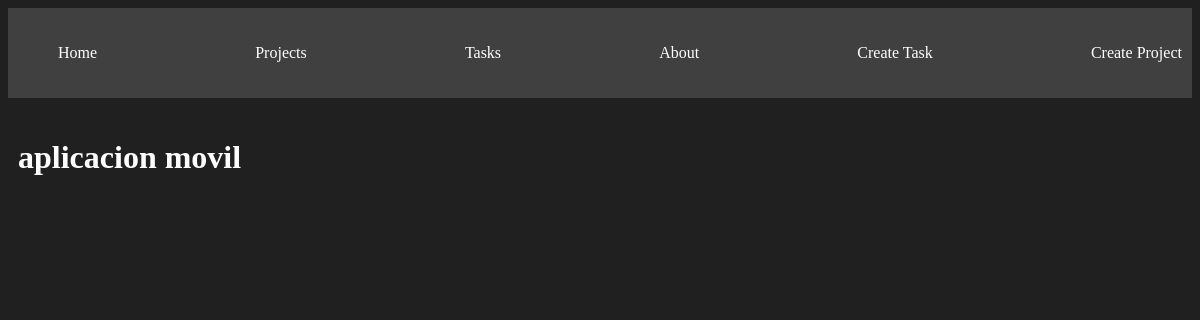
Before: /projects/1 with the older database file.
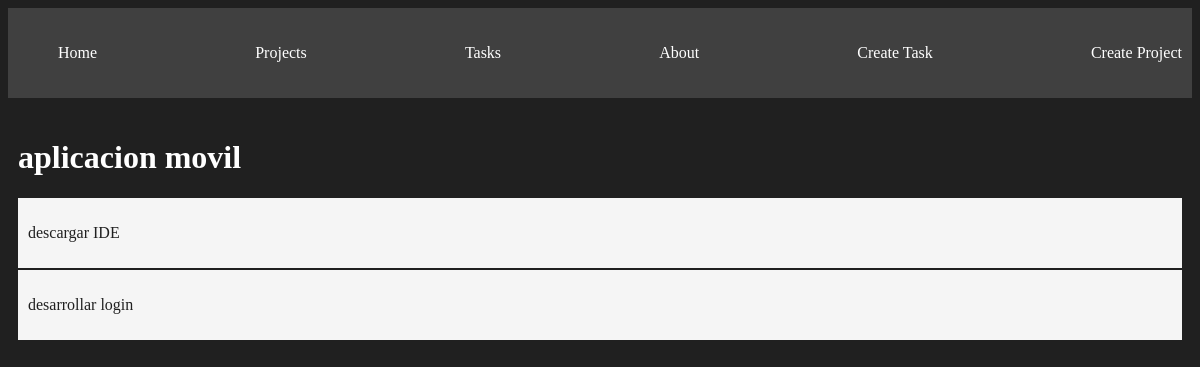
After: the same page with the newer database file.
### myapp/models.py (models this page shows, shortened)
class Task(models.Model):
    title = models.CharField(max_length=200)
    description = models.TextField()
    project = models.ForeignKey(Project, on_delete=models.CASCADE)
    done = models.BooleanField(default=False)

### myapp/views.py (the view)
# urls.py: path("projects/<int:id>", views.project_detail, name="project_detail"),
def project_detail(request, id):
    project = get_object_or_404(Project, pk=id)
    tasks = Task.objects.filter(project_id=id)
    return render(request, "projects/project_detail.html", {"project": project, "tasks": tasks})

### myapp/models.py (called while the page is built)
    def __str__(self) -> str:
        return self.name

### myapp/templates/projects/project_detail.html
{% extends 'layouts/base.html' %} {% block content %}
<h1>{{project}}</h1>
{% for task in tasks %}
<div class="card">
  <p>{{task.title}}</p>
</div>
{% endfor %} {% endblock content %}

Changed rows visible on the page:
added Task: title "descargar IDE"
added Task: title "desarrollar login"
